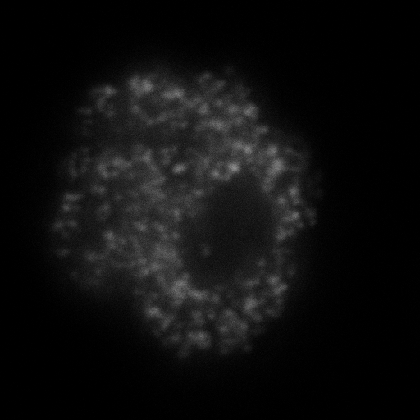
%> input picture U937-EdU-Alexa488-STED.tif, 420 x 420 px, shrunk from 512 x 512 before the run
$ octave --eval "result = QuICS_v1('U937-EdU-Alexa488-STED.tif');"   (GNU Octave 9; MATLAB toolbox functions it lacks are replaced by stand-ins)
%> lines starting %> are read from the running program, lines starting %| are printed output that depends on the picture; in (x1, y1, x2, y2) boxes, pixels count from 0 and x2, y2 are one past the last pixel; in counts of white or black regions, pixels touching at a corner belong together; the program's own positions count from 1
%%   User-fiendly code based on the following article:
%$£  Cerutti, E., D’Amico, M., Cainero, I. et al.
%$£  Evaluation of sted super-resolution image quality by image correlation spectroscopy (QuICS). Sci Rep 11, 20782 (2021).
%$£  https://doi.org/10.1038/s41598-021-00301-x
%$£%$£%$£%$£%$£%$£%$£%$£%$£%$£%$£%$£%$£%$£%$£%$£%$£%$£%$£%$£%$£%$£%$£%$£%$£
%$£                                                                     %$£
%$£                         Luca Lanzanò & Diaspro-Lab                  %$£
%$£      University of Catania - Department of Physics and Astronomy    %$£
%$£         Istituto Italiano di Tecnologia - Nanoscopy Department      %$£
%$£                      User-Friendly Version (26-08-2021)             %$£
%$£                                                                     %$£
%$£%$£%$£%$£%$£%$£%$£%$£%$£%$£%$£%$£%$£%$£%$£%$£%$£%$£%$£%$£%$£%$£%$£%$£%$£

% Main input file is a single .TIF image
%(or a .TIF stack of 2 independent replicates of the same image, if available)

% optional input file is a .TIF mask image that define a ROI of analysis

% output parameters R, B, N
% R = average FWHM of the 'particles' in the image, extracted by ACF
% B = brightness defined as G0*<I>
% N = the relative intensity variance due to the noise


function ResultsICS=QuICS_v1(filename );
%> called with filename = 'U937-EdU-Alexa488-STED.tif'

% default values
px=0.020; %px size in um
mode='c';
maxlagd=12;

%open files ...
[filename,pathname, filterindex] = uigetfile({'*.tif'},'Select the .TIF image ');
%> the answer given: U937-EdU-Alexa488-STED.tif
filenamefull = [pathname, filename];
A=simple_ICCS_readfiletif(filenamefull);
%> in simple_ICCS_readfiletif, A is the input picture: size 420x420 uint16; min 0, max 143, mean 14.3
A(isnan(A))=0;
T=size(A,3);
%> T = 1
X=size(A,1);
%> X = 420
Y=size(A,2);
%> Y = 420

%load mask
Mask=ones(X,Y);
maskch=1;
[filenamemask,pathnamemask, filterindex] = uigetfile({'*.tif'},'Select Mask or Cancel');
%> the answer given: U937-EdU-Alexa488-STED.tif
if filenamemask ~= 0
filenamefull3 = [pathnamemask, filenamemask];
Mask=simple_ICCS_readfiletif(filenamefull3);
Thrmask=0;
Mask=simpleICCS_Threshold(Mask,Thrmask);
%> in simpleICCS_Threshold, `B(B>thr)=1;`:
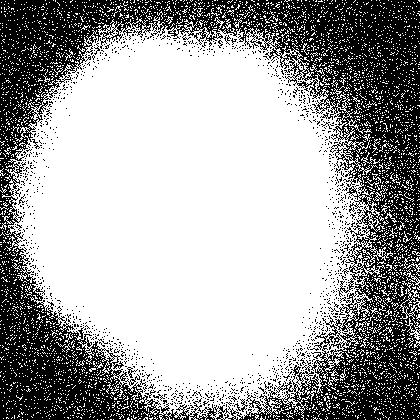
%> B: size 420x420 uint16; values 0 (black) and 1 (white), 64.8% white; 1184 black regions (1174 under 20 px), largest, box (x1, y1, x2, y2) and area: (0, 0, 420, 420) 59188, (234, 399, 248, 412) 54, (127, 367, 138, 378) 35
% Mask(Mask>0)=1;
end

xch1=A(:,:,1);
if T==2
A1=xch1;
A2=A(:,:,2);
else
% downsampling from checkerboard
X1=floor(X/2);
%> X1 = 210
Y1=floor(Y/2);
%> Y1 = 210
for i=1:X1
    for j=1:Y1
A1d(i,j)=mean( [ A(2*i-1,2*j-1), A(2*i,2*j) ]) ;
A2d(i,j)=mean( [ A(2*i,2*j-1), A(2*i-1,2*j) ]) ;
Mask1(i,j)=mean( Mask(2*i-1:2*i,2*j-1:2*j) ,'all' ) ;
    end
end
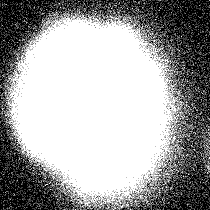
%> Mask1: size 210x210 double; min 0, max 1, mean 0.648

% oversample
[A1]=simple_oversample_image(A1d, 1.9999);
% [137 lines not run here, left out]
function [Aover]=simple_oversample_image(A, factor)
%> called with factor = 2

[sx,sy] = size(A);
%> sx = 210; sy = 210
xq = (0:1/factor:sx)';
%> xq = 420 values from 0 to 209.5
yq = (0:1/factor:sy)';
%> yq = 420 values from 0 to 209.5
%> (the run ends here)
